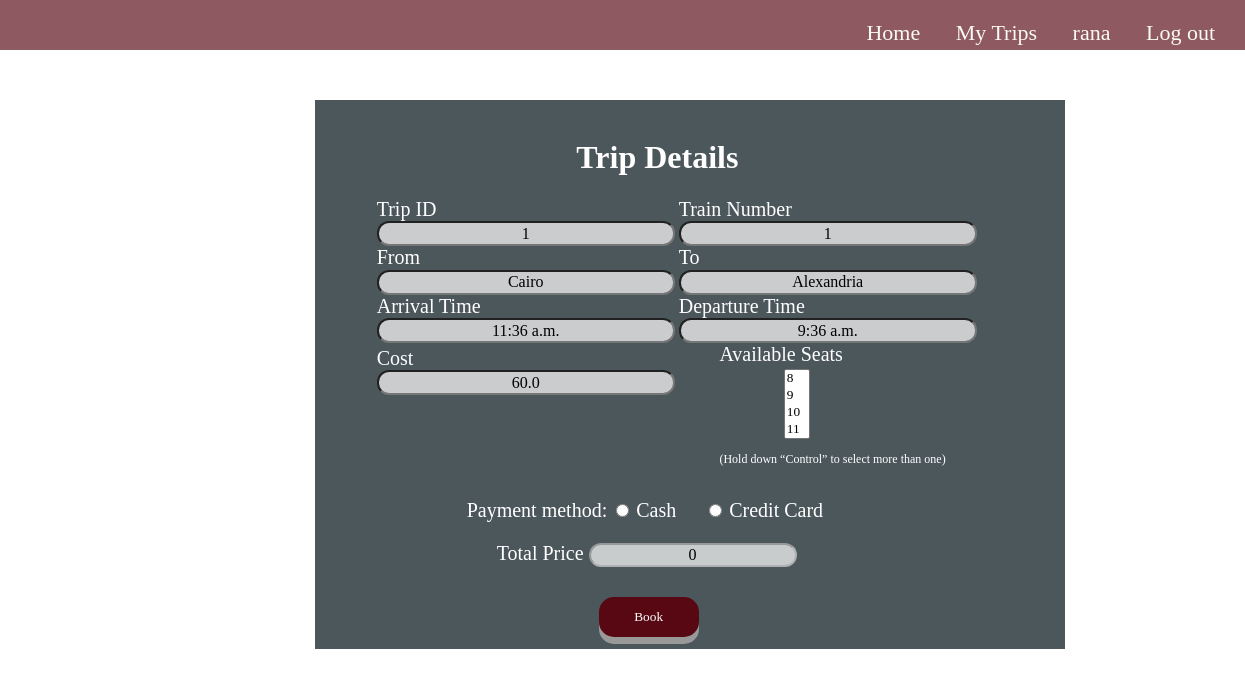
Screenshot of /trip/1/ (signed in) with the database file from the repository.
### blog/models.py (models this page shows, shortened)
class Trip(models.Model):
    train = models.ForeignKey(
        Train, on_delete=models.CASCADE, related_name="TripTrain")
    source = models.ForeignKey(
        Station, on_delete=models.CASCADE, related_name="TripSource", null=False)
    destination = models.ForeignKey(
        Station, on_delete=models.CASCADE, related_name="TripDest", null=False)
    day = models.DateField(null=False)
    start_Time = models.TimeField(null=False)
    end_Time = models.TimeField(null=False)
    price = models.FloatField(null=False, default=0)
    Remaining_seats = models.IntegerField(default=0, editable=False)
    seats = models.IntegerField(default=0, editable=False)

class Train(models.Model):
    Number_of_seats = models.IntegerField(default=0)
    source = models.ForeignKey(
        Station, on_delete=models.CASCADE, related_name="TrainSource", null=False)
    destination = models.ForeignKey(
        Station, on_delete=models.CASCADE, related_name="TrainDest", null=False)

class Station(models.Model):
    id = models.IntegerField(default=-1, primary_key=True)
    stationName = models.CharField(max_length=15)

### blog/views.py (the view)
# urls.py: path('trip/<id>/', views.certainTrip, name='certainTrip'),
def certainTrip(request, id):
    if request.user.is_authenticated and not request.user.is_superuser:
        trip = Trip.objects.get(id=id)
        return render(request, 'sitePages/certainTrip.html', {'trip': trip})
    else:
        trips = Trip.objects.all()
        return render(request, 'sitePages/home.html', {'errorMsg': 'Please sign in or sign up as a customer to book', 'trips': trips})

### blog/tags/tags.py (called while the page is built)
@register.simple_tag
def tripSeat(trip):
    book = Book.objects.filter(trip = trip.id)
    bookSeats = book.values_list('seatTrain', flat=True)
    seats = []
    i = 1
    while i <= trip.seats:
        if i not in bookSeats:
            seats.append(i)
        i = i+1
    return seats

### templates/sitePages/certainTrip.html (shortened to what this page needs)
{% extends "base.html" %}
{% load static %}
{% load tags %}
{% block head %}
<link rel="stylesheet" href="{% static 'css/certaintrip.css' %}">
{% endblock %}
{% block content %} <br>
<div class="Body">
    <br>
    <h1> Trip Details</h1>
    <form id="form1" name="form1" method="POST" onsubmit="return check()" action="{% url 'blog:book' %}">
        <label class = "rightSide"> Train Number
            <br />
            <input type="text" name="train" class="in" size="30" value="{{trip.train.id}}" readonly />
        </label>
        <label class="leftSide"> Trip ID
            <br />
            <input type="text" name="tripId" class="in" size="30" value="{{trip.id}}" readonly />
        </label>
        <br>
        <label class = "rightSide"> To
            <br />
            <input type="text" name="destination" class="in" size="30" value="{{trip.destination.stationName}}"
                readonly />
        </label>
        <label class="leftSide"> From
            <br />
            <input type="text" name="source" class="in" size="30" value="{{trip.source.stationName}}" readonly />
        </label>
        <br>
        <label class = "rightSide"> Departure Time
            <br />
            <input type="text" name="dparture" class="in" size="30" value="{{trip.start_Time}}" readonly />
        </label>
        <label class="leftSide"> Arrival Time
            <br />
            <input type="text" name="arrival" class="in" size="30" value="{{trip.end_Time}}" readonly />
        </label>
        <br>
        <label class = "rightSide" style="margin-left:53%;"> Available Seats
            <br />
            <select id="op" name="selected" data="{{trip.price}}" multiple>
                {% tripSeat trip as seats %}
                {% for seat in seats %}
                <option value="{{seat}}">{{seat}}</option>
                {% endfor %}
            </select>
            <p style="font-size:12px;">(Hold down “Control” to select more than one)</p>
        </label>
        <label class="leftSide" style="margin-top:-22%;"> Cost
            <br />
            <input type="text" class="in" name="cost" size="30" value="{{trip.price}}" readonly="true" />
        </label>
        <div class="Payment">
            <p> Payment method:</p>
            <input type="radio" name="pay" id="cash" onclick="hideCredit()">
            <label for="cash" class="cash"> Cash</label> &nbsp &nbsp &nbsp
            <input type="radio" name="pay" onclick="displayCredit()" id="credit">
            <label for="credit_card" class="credit_card"> Credit Card</label>
        </div>
        <label for="cBox" class="cBox">Total Price
            <input type="text" placeholder="Total Price" value="0" id="price" disabled>
        </label>
        <br>
        <input type="submit" value="Book" id="submit">
    </form>
</div>
{% endblock content %}

### templates/base.html (shortened to what this page needs)
<!DOCTYPE html>
<html lang="en">
<head>
    {% load static %}
    <link rel="stylesheet" href="{% static 'css/basePage.css' %}">
    {% block head%} {% endblock head %}
</head>
<body style="background: url('/static/imgs/background.png'); background-size: cover; background-repeat:no-repeat; overflow:hidden;">
    <nav class="navBar">
        <a href="{% url 'blog:home' %}">Home</a>
        {% if user.is_authenticated %}
            {% if user.is_superuser %}
                <a href="{% url 'admin:index' %}">Admin Page</a>
            {% else %}
                <a href="{% url 'blog:myTrips' user.id %}">My Trips</a>
            {% endif %}
            <a id = "us" href="{% url 'blog:profile' user.username %}">{{ user.username }}</a>
            <a href="{% url 'blog:logOut' %}">Log out</a>
        {% else %}
            <a id="signIn" href="{% url 'blog:signIn' %}">Sign In</a>
            <span id="sp1">/</span>
            <a href="{% url 'blog:signUp' %}">Sign Up</a>
        {% endif %}
    </nav>
    {% block content %} {% endblock %}
</body>
</html>

### static/css/basePage.css (style rules this page uses)
* { box-sizing: border-box; font-family: "Wire+One", serif; }
nav { display: inline; height: 50px; top: -5px; margin-top: 5px; padding-top: 20px; text-align: right; width: 100%; font-size: 22px; background: rgba(87, 8, 18, 0.671); position: fixed; margin-left: -8px; right: 0; }
nav a { margin-right: 30px; padding: 0px; color: rgb(250, 251, 242); text-decoration: none; }

### static/css/certaintrip.css (style rules this page uses)
form { width:600px; }
.rightSide { float:right; color: white; font-size: 20px; }
.leftSide { float:left; color: white; font-size: 20px; }
h1 { color: white; margin-left: 20%; }
p { display: inline-block; color: white; font-size: 20px; }
.cash { color: white; font-size: 20px; }
.credit_card { color: white; font-size: 20px; }
.Body { margin-top: 6%; margin-left: 25%; background-color: rgba(1, 17, 24, 0.7); width: 750px; padding-left: 5%; }
.Payment { margin-left: 15%; margin-top: 29%; }
h1 { margin-left: 29%; }
.in { height: 25px; border-radius: 12px; background-color: rgba(255, 254, 254, 0.7); font-size: 16px; color:black; text-align: center; }
select, label[value="seats"] { margin-left: 25%; }
select { margin-top: 1%; }
.cBox { color:white; font-size: 20px; margin-left: 20%; }
#price { color: black; border-radius: 12px; background-color: rgba(255, 254, 254, 0.7); font-size: 16px; text-align: center; margin-bottom: 5%; }
#submit { margin-right: 10px; margin-left: 50px; border-radius: 15px; text-align: center; text-decoration: none; outline: none; color: #fff; background-color: rgba(87, 8, 18); border: none; border-radius: 15px; box-shadow: 0 7px #999; height: 40px; width: 100px; margin-bottom: 2%; margin-left: 37%; }

### rows the page displays
Trip: train "1", tripId "1", destination "Alexandria", source "Cairo", dparture "9:36 a.m.", arrival "11:36 a.m.", selected "8 / 9 / 10 / 11", cost "60.0"

### other values shown
{{ user.username }} "rana"
